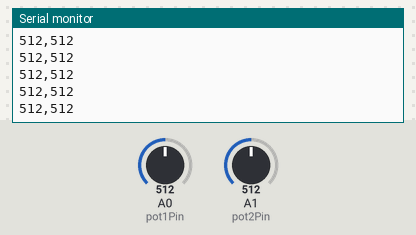
This sketch was run on a simulated Arduino Uno, built with avr-gcc and run on an emulated ATmega328P. On the bench: the last lines printed to the serial monitor. The test bench sets the inputs (shaded band); at power-on: A0 (pot1Pin) = 512, A1 (pot2Pin) = 512.

Above: at 1.2 s.
1.3 s: A0 (pot1Pin) set to 716
At 1.31 s:
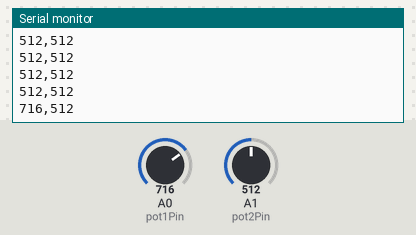
2.8 s: A1 (pot2Pin) set to 716
At 2.82 s:
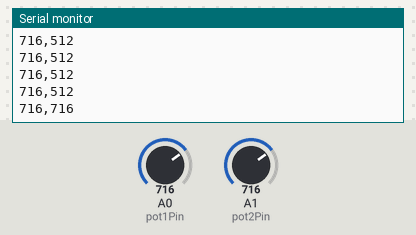
4.3 s: A0 (pot1Pin) set to 900
At 4.33 s:
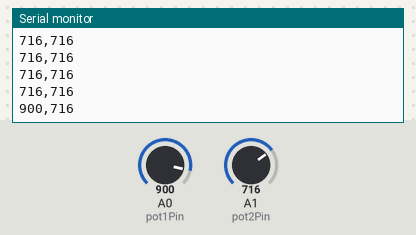
5.8 s: A1 (pot2Pin) set to 900
At 5.84 s:
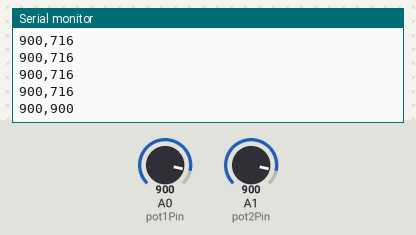
Timing chart, 0 to 8.3 s (numbered marks = the images above; inputs shaded):
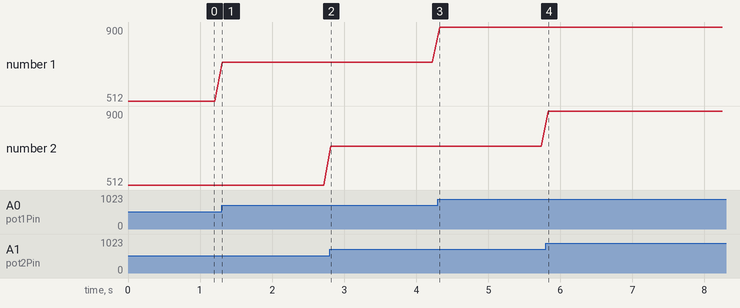

The sketch:

SerialReader2Pots.ino
```cpp
const int pot1Pin = A0;
const int pot2Pin = A1;

void setup() {
  Serial.begin(9600);
}

void loop() {
  int pot1Value = analogRead(pot1Pin);
  int pot2Value = analogRead(pot2Pin);
  Serial.print(pot1Value); Serial.print(","); Serial.println(pot2Value);
  delay(100);
}
```

Measured:
- after the input at 1.3 s, the serial monitor: prints a new line at once (image 1)
- after the input at 2.8 s, the serial monitor: prints a new line at once (image 2)
- after the input at 4.3 s, the serial monitor: prints a new line at once (image 3)
- after the input at 5.8 s, the serial monitor: prints a new line at once (image 4)
- plotted number 1: 512 → 716 after the input at 1.3 s, 716 → 900 after the input at 4.3 s
